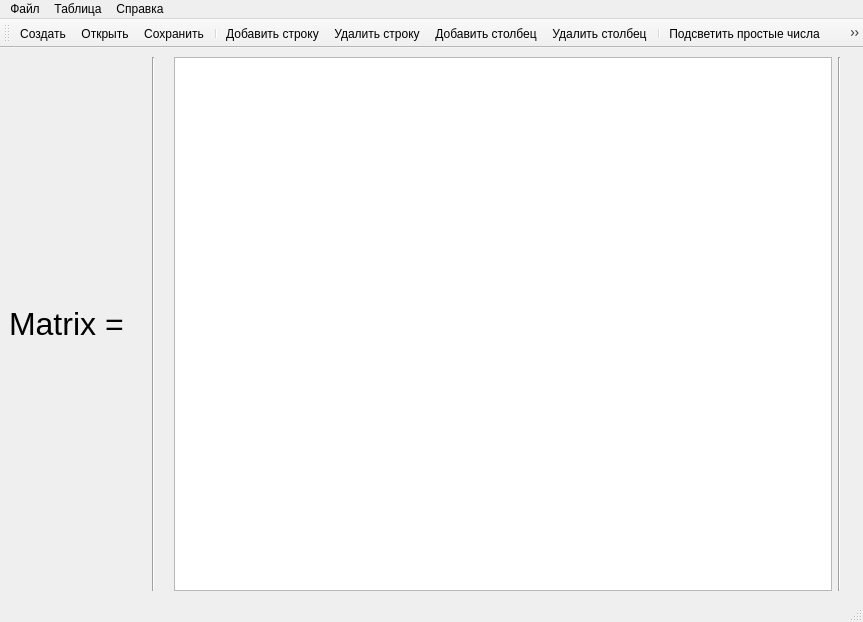
<?xml version="1.0" encoding="UTF-8"?>
<ui version="4.0">
 <class>MainWindow</class>
 <widget class="QMainWindow" name="MainWindow">
  <property name="geometry">
   <rect>
    <x>0</x>
    <y>0</y>
    <width>863</width>
    <height>622</height>
   </rect>
  </property>
  <property name="windowTitle">
   <string>Программа вычисления суммы простых чисел в столбце матрицы</string>
  </property>
  <widget class="QWidget" name="centralwidget">
   <layout class="QHBoxLayout" name="horizontalLayout">
    <item>
     <widget class="QLabel" name="label">
      <property name="font">
       <font>
        <pointsize>24</pointsize>
       </font>
      </property>
      <property name="text">
       <string>Matrix = </string>
      </property>
     </widget>
    </item>
    <item>
     <widget class="QLabel" name="label_3">
      <property name="text">
       <string/>
      </property>
     </widget>
    </item>
    <item>
     <widget class="Line" name="line">
      <property name="sizeIncrement">
       <size>
        <width>10</width>
        <height>0</height>
       </size>
      </property>
      <property name="font">
       <font>
        <weight>75</weight>
        <italic>false</italic>
        <bold>true</bold>
        <kerning>false</kerning>
       </font>
      </property>
      <property name="orientation">
       <enum>Qt::Vertical</enum>
      </property>
     </widget>
    </item>
    <item>
     <widget class="QLabel" name="label_2">
      <property name="text">
       <string/>
      </property>
     </widget>
    </item>
    <item>
     <widget class="QTableWidget" name="tableWidget">
      <property name="cursor" stdset="0">
       <cursorShape>ArrowCursor</cursorShape>
      </property>
      <property name="focusPolicy">
       <enum>Qt::ClickFocus</enum>
      </property>
      <property name="layoutDirection">
       <enum>Qt::LeftToRight</enum>
      </property>
      <property name="showGrid">
       <bool>false</bool>
      </property>
      <property name="columnCount">
       <number>0</number>
      </property>
     </widget>
    </item>
    <item>
     <widget class="Line" name="line_2">
      <property name="orientation">
       <enum>Qt::Vertical</enum>
      </property>
     </widget>
    </item>
    <item>
     <widget class="QLabel" name="label_4">
      <property name="text">
       <string/>
      </property>
     </widget>
    </item>
   </layout>
  </widget>
  <widget class="QMenuBar" name="menubar">
   <property name="geometry">
    <rect>
     <x>0</x>
     <y>0</y>
     <width>863</width>
     <height>26</height>
    </rect>
   </property>
   <widget class="QMenu" name="menuFile">
    <property name="title">
     <string>Файл</string>
    </property>
    <addaction name="menuCreate"/>
    <addaction name="menuOpen"/>
    <addaction name="menuSave"/>
    <addaction name="menuClose"/>
    <addaction name="separator"/>
    <addaction name="menuExit"/>
   </widget>
   <widget class="QMenu" name="menuTable">
    <property name="title">
     <string>Таблица</string>
    </property>
    <addaction name="menuAddRow"/>
    <addaction name="menuDeleteRow"/>
    <addaction name="menuAddColumn"/>
    <addaction name="menuDeleteColumn"/>
    <addaction name="menuColorPrimes"/>
    <addaction name="menuUncolorPrimes"/>
    <addaction name="menuShowSum"/>
    <addaction name="menuHideSum"/>
    <addaction name="menuClear"/>
   </widget>
   <widget class="QMenu" name="menuHelp">
    <property name="title">
     <string>Справка</string>
    </property>
    <addaction name="menuAbout"/>
    <addaction name="menuContent"/>
   </widget>
   <addaction name="menuFile"/>
   <addaction name="menuTable"/>
   <addaction name="menuHelp"/>
  </widget>
  <widget class="QStatusBar" name="statusbar"/>
  <widget class="QToolBar" name="toolBar">
   <property name="windowTitle">
    <string>toolBar</string>
   </property>
   <attribute name="toolBarArea">
    <enum>TopToolBarArea</enum>
   </attribute>
   <attribute name="toolBarBreak">
    <bool>false</bool>
   </attribute>
   <addaction name="menuCreate"/>
   <addaction name="menuOpen"/>
   <addaction name="menuSave"/>
   <addaction name="separator"/>
   <addaction name="menuAddRow"/>
   <addaction name="menuDeleteRow"/>
   <addaction name="menuAddColumn"/>
   <addaction name="menuDeleteColumn"/>
   <addaction name="separator"/>
   <addaction name="menuColorPrimes"/>
   <addaction name="menuUncolorPrimes"/>
   <addaction name="separator"/>
   <addaction name="menuShowSum"/>
   <addaction name="menuHideSum"/>
   <addaction name="separator"/>
   <addaction name="menuClear"/>
   <addaction name="menuClose"/>
   <addaction name="separator"/>
  </widget>
  <action name="menuCreate">
   <property name="icon">
    <iconset resource="resource.qrc">
     <normaloff>:/image/resource/menu/file-plus.svg</normaloff>:/image/resource/menu/file-plus.svg</iconset>
   </property>
   <property name="text">
    <string>Создать</string>
   </property>
   <property name="shortcut">
    <string>Ctrl+Shift+C</string>
   </property>
  </action>
  <action name="menuOpen">
   <property name="icon">
    <iconset resource="resource.qrc">
     <normaloff>:/image/resource/menu/folder.svg</normaloff>:/image/resource/menu/folder.svg</iconset>
   </property>
   <property name="text">
    <string>Открыть</string>
   </property>
   <property name="shortcut">
    <string>Ctrl+Shift+O</string>
   </property>
  </action>
  <action name="menuSave">
   <property name="icon">
    <iconset resource="resource.qrc">
     <normaloff>:/image/resource/menu/save.svg</normaloff>:/image/resource/menu/save.svg</iconset>
   </property>
   <property name="text">
    <string>Сохранить</string>
   </property>
   <property name="shortcut">
    <string>Ctrl+S</string>
   </property>
  </action>
  <action name="menuAddRow">
   <property name="icon">
    <iconset resource="resource.qrc">
     <normaloff>:/image/resource/menu/chevrons-down.svg</normaloff>:/image/resource/menu/chevrons-down.svg</iconset>
   </property>
   <property name="text">
    <string>Добавить строку</string>
   </property>
   <property name="shortcut">
    <string>Ctrl+Shift+R</string>
   </property>
  </action>
  <action name="menuDeleteRow">
   <property name="icon">
    <iconset resource="resource.qrc">
     <normaloff>:/image/resource/menu/chevrons-up.svg</normaloff>:/image/resource/menu/chevrons-up.svg</iconset>
   </property>
   <property name="text">
    <string>Удалить строку</string>
   </property>
   <property name="shortcut">
    <string>Ctrl+Alt+R</string>
   </property>
  </action>
  <action name="menuAddColumn">
   <property name="icon">
    <iconset resource="resource.qrc">
     <normaloff>:/image/resource/menu/chevrons-right.svg</normaloff>:/image/resource/menu/chevrons-right.svg</iconset>
   </property>
   <property name="text">
    <string>Добавить столбец</string>
   </property>
   <property name="shortcut">
    <string>Ctrl+Shift+C</string>
   </property>
  </action>
  <action name="menuDeleteColumn">
   <property name="icon">
    <iconset resource="resource.qrc">
     <normaloff>:/image/resource/menu/chevrons-left.svg</normaloff>:/image/resource/menu/chevrons-left.svg</iconset>
   </property>
   <property name="text">
    <string>Удалить столбец</string>
   </property>
   <property name="shortcut">
    <string>Ctrl+Alt+C</string>
   </property>
  </action>
  <action name="menuColorPrimes">
   <property name="icon">
    <iconset resource="resource.qrc">
     <normaloff>:/image/resource/menu/sunrise.svg</normaloff>:/image/resource/menu/sunrise.svg</iconset>
   </property>
   <property name="text">
    <string>Подсветить простые числа</string>
   </property>
   <property name="shortcut">
    <string>Ctrl+Shift+S</string>
   </property>
  </action>
  <action name="menuUncolorPrimes">
   <property name="icon">
    <iconset resource="resource.qrc">
     <normaloff>:/image/resource/menu/sunset.svg</normaloff>:/image/resource/menu/sunset.svg</iconset>
   </property>
   <property name="text">
    <string>Убрать подсветку</string>
   </property>
   <property name="shortcut">
    <string>Ctrl+Alt+S</string>
   </property>
  </action>
  <action name="menuShowSum">
   <property name="icon">
    <iconset resource="resource.qrc">
     <normaloff>:/image/resource/menu/plus.svg</normaloff>:/image/resource/menu/plus.svg</iconset>
   </property>
   <property name="text">
    <string>Показать сумму простых чисел</string>
   </property>
   <property name="shortcut">
    <string>Ctrl+Shift+E</string>
   </property>
  </action>
  <action name="menuClose">
   <property name="icon">
    <iconset resource="resource.qrc">
     <normaloff>:/image/resource/menu/delete.svg</normaloff>:/image/resource/menu/delete.svg</iconset>
   </property>
   <property name="text">
    <string>Закрыть</string>
   </property>
   <property name="shortcut">
    <string>Ctrl+Alt+Q</string>
   </property>
  </action>
  <action name="menuExit">
   <property name="icon">
    <iconset resource="resource.qrc">
     <normaloff>:/image/resource/menu/power.svg</normaloff>:/image/resource/menu/power.svg</iconset>
   </property>
   <property name="text">
    <string>Выход</string>
   </property>
   <property name="shortcut">
    <string>Ctrl+Shift+Q</string>
   </property>
  </action>
  <action name="menuHideSum">
   <property name="icon">
    <iconset resource="resource.qrc">
     <normaloff>:/image/resource/menu/minus.svg</normaloff>:/image/resource/menu/minus.svg</iconset>
   </property>
   <property name="text">
    <string>Убрать сумму простых чисел</string>
   </property>
   <property name="shortcut">
    <string>Ctrl+Alt+E</string>
   </property>
  </action>
  <action name="menuClear">
   <property name="icon">
    <iconset resource="resource.qrc">
     <normaloff>:/image/resource/menu/trash-2.svg</normaloff>:/image/resource/menu/trash-2.svg</iconset>
   </property>
   <property name="text">
    <string>Очистить таблицу</string>
   </property>
   <property name="shortcut">
    <string>Shift+Q</string>
   </property>
  </action>
  <action name="menuOpenEmpty">
   <property name="icon">
    <iconset resource="resource.qrc">
     <normaloff>:/image/resource/menu/copy.svg</normaloff>:/image/resource/menu/copy.svg</iconset>
   </property>
   <property name="text">
    <string>Открыть пустое окно</string>
   </property>
   <property name="shortcut">
    <string>Ctrl+Alt+O</string>
   </property>
  </action>
  <action name="menuAbout">
   <property name="icon">
    <iconset resource="resource.qrc">
     <normaloff>:/image/resource/menu/info.svg</normaloff>:/image/resource/menu/info.svg</iconset>
   </property>
   <property name="text">
    <string>О программе</string>
   </property>
   <property name="shortcut">
    <string>Ctrl+Shift+A</string>
   </property>
  </action>
  <action name="menuContent">
   <property name="icon">
    <iconset resource="resource.qrc">
     <normaloff>:/image/resource/menu/archive.svg</normaloff>:/image/resource/menu/archive.svg</iconset>
   </property>
   <property name="text">
    <string>Содержимое</string>
   </property>
   <property name="shortcut">
    <string>Ctrl+Shift+I</string>
   </property>
  </action>
  <action name="menuDuplicate">
   <property name="icon">
    <iconset resource="resource.qrc">
     <normaloff>:/image/resource/menu/clipboard.svg</normaloff>:/image/resource/menu/clipboard.svg</iconset>
   </property>
   <property name="text">
    <string>Продублировать окно</string>
   </property>
   <property name="shortcut">
    <string>Ctrl+Shift+D</string>
   </property>
  </action>
 </widget>
 <resources>
  <include location="resource.qrc"/>
 </resources>
 <connections/>
</ui>
